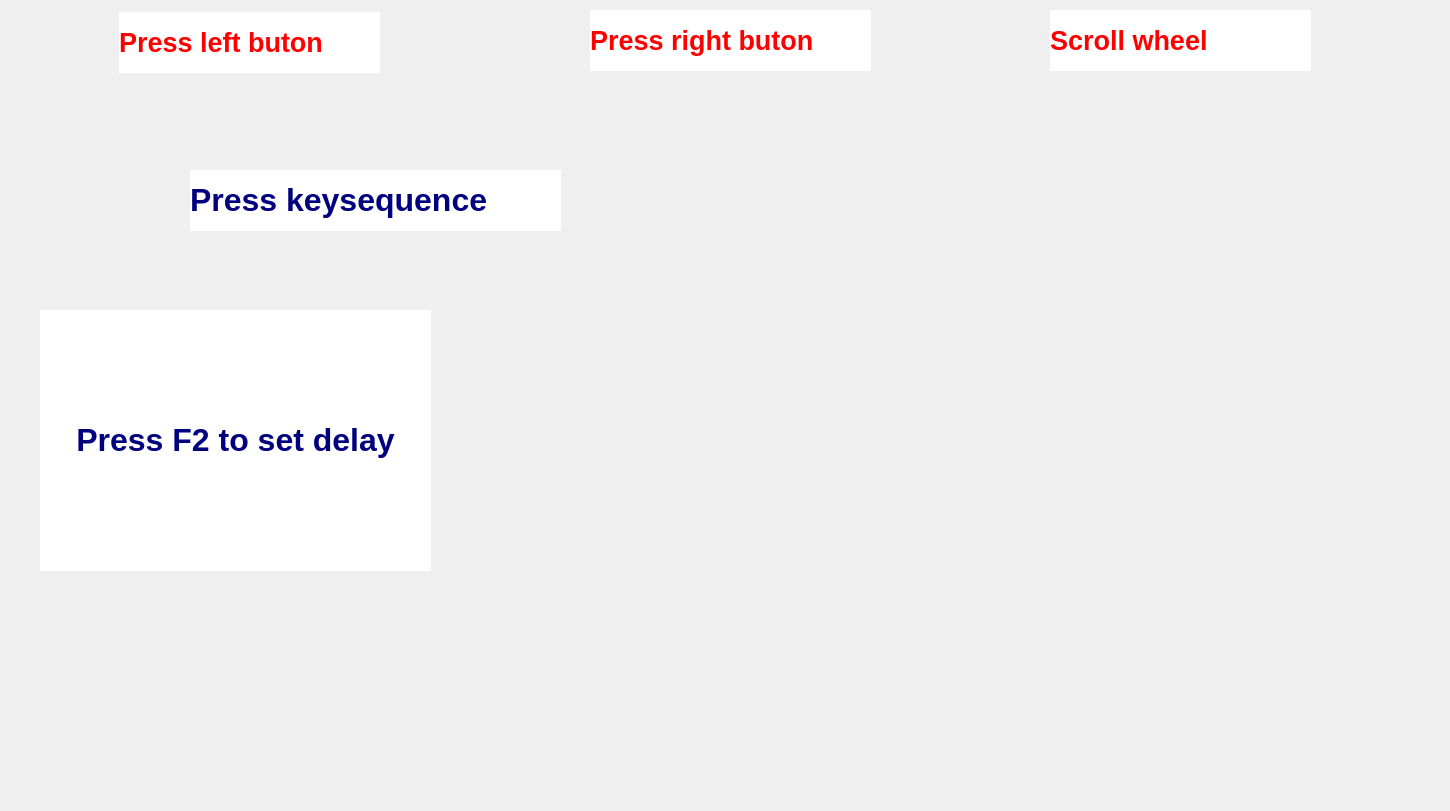
<?xml version="1.0" encoding="UTF-8"?>
<ui version="4.0">
 <class>MouseDialog</class>
 <widget class="QDialog" name="MouseDialog">
  <property name="geometry">
   <rect>
    <x>0</x>
    <y>0</y>
    <width>1450</width>
    <height>811</height>
   </rect>
  </property>
  <property name="windowTitle">
   <string>Dialog</string>
  </property>
  <property name="windowOpacity">
   <double>0.300000000000000</double>
  </property>
  <widget class="QLabel" name="keySequenceLabel">
   <property name="geometry">
    <rect>
     <x>190</x>
     <y>170</y>
     <width>371</width>
     <height>61</height>
    </rect>
   </property>
   <property name="styleSheet">
    <string notr="true">background-color: rgb(255, 255, 255);</string>
   </property>
   <property name="text">
    <string>&lt;html&gt;&lt;head/&gt;&lt;body&gt;&lt;p&gt;&lt;span style=&quot; font-size:24pt; font-weight:700; color:#00007f;&quot;&gt;Press keysequence&lt;/span&gt;&lt;/p&gt;&lt;/body&gt;&lt;/html&gt;</string>
   </property>
  </widget>
  <widget class="QLabel" name="label_8">
   <property name="geometry">
    <rect>
     <x>40</x>
     <y>160</y>
     <width>131</width>
     <height>91</height>
    </rect>
   </property>
   <property name="text">
    <string/>
   </property>
   <property name="pixmap">
    <pixmap resource="../res.qrc">:/images/keyboard_icon.png</pixmap>
   </property>
   <property name="scaledContents">
    <bool>true</bool>
   </property>
  </widget>
  <widget class="QLabel" name="label_4">
   <property name="geometry">
    <rect>
     <x>590</x>
     <y>10</y>
     <width>281</width>
     <height>61</height>
    </rect>
   </property>
   <property name="styleSheet">
    <string notr="true">background-color: rgb(255, 255, 255);</string>
   </property>
   <property name="text">
    <string>&lt;html&gt;&lt;head/&gt;&lt;body&gt;&lt;p&gt;&lt;span style=&quot; font-size:20pt; font-weight:700; color:#ff0000;&quot;&gt;Press right buton&lt;/span&gt;&lt;/p&gt;&lt;/body&gt;&lt;/html&gt;</string>
   </property>
  </widget>
  <widget class="QLabel" name="label_6">
   <property name="geometry">
    <rect>
     <x>1050</x>
     <y>10</y>
     <width>261</width>
     <height>61</height>
    </rect>
   </property>
   <property name="styleSheet">
    <string notr="true">background-color: rgb(255, 255, 255);</string>
   </property>
   <property name="text">
    <string>&lt;html&gt;&lt;head/&gt;&lt;body&gt;&lt;p&gt;&lt;span style=&quot; font-size:20pt; font-weight:700; color:#ff0000;&quot;&gt;Scroll wheel &lt;/span&gt;&lt;/p&gt;&lt;/body&gt;&lt;/html&gt;</string>
   </property>
  </widget>
  <widget class="QLabel" name="label">
   <property name="geometry">
    <rect>
     <x>12</x>
     <y>12</y>
     <width>100</width>
     <height>100</height>
    </rect>
   </property>
   <property name="maximumSize">
    <size>
     <width>100</width>
     <height>100</height>
    </size>
   </property>
   <property name="text">
    <string/>
   </property>
   <property name="pixmap">
    <pixmap resource="../res.qrc">:/images/mouse_left_click.png</pixmap>
   </property>
   <property name="scaledContents">
    <bool>true</bool>
   </property>
  </widget>
  <widget class="QLabel" name="label_2">
   <property name="geometry">
    <rect>
     <x>119</x>
     <y>12</y>
     <width>261</width>
     <height>61</height>
    </rect>
   </property>
   <property name="styleSheet">
    <string notr="true">background-color: rgb(255, 255, 255);</string>
   </property>
   <property name="text">
    <string>&lt;html&gt;&lt;head/&gt;&lt;body&gt;&lt;p&gt;&lt;span style=&quot; font-size:20pt; font-weight:700; color:#ff0000;&quot;&gt;Press left buton&lt;/span&gt;&lt;/p&gt;&lt;/body&gt;&lt;/html&gt;</string>
   </property>
  </widget>
  <widget class="QLabel" name="label_3">
   <property name="geometry">
    <rect>
     <x>454</x>
     <y>20</y>
     <width>100</width>
     <height>100</height>
    </rect>
   </property>
   <property name="maximumSize">
    <size>
     <width>100</width>
     <height>100</height>
    </size>
   </property>
   <property name="text">
    <string/>
   </property>
   <property name="pixmap">
    <pixmap resource="../res.qrc">:/images/mouse_right_click.png</pixmap>
   </property>
   <property name="scaledContents">
    <bool>true</bool>
   </property>
  </widget>
  <widget class="QLabel" name="label_5">
   <property name="geometry">
    <rect>
     <x>903</x>
     <y>20</y>
     <width>100</width>
     <height>100</height>
    </rect>
   </property>
   <property name="maximumSize">
    <size>
     <width>100</width>
     <height>100</height>
    </size>
   </property>
   <property name="text">
    <string/>
   </property>
   <property name="pixmap">
    <pixmap resource="../res.qrc">:/images/mouse_scroll.png</pixmap>
   </property>
   <property name="scaledContents">
    <bool>true</bool>
   </property>
  </widget>
  <widget class="DelayWidget" name="delayWidget" native="true">
   <property name="geometry">
    <rect>
     <x>290</x>
     <y>360</y>
     <width>641</width>
     <height>411</height>
    </rect>
   </property>
  </widget>
  <widget class="QLabel" name="keySequenceLabel_2">
   <property name="geometry">
    <rect>
     <x>40</x>
     <y>310</y>
     <width>391</width>
     <height>261</height>
    </rect>
   </property>
   <property name="styleSheet">
    <string notr="true">background-color: rgb(255, 255, 255);</string>
   </property>
   <property name="text">
    <string>&lt;html&gt;&lt;head/&gt;&lt;body&gt;&lt;p&gt;&lt;span style=&quot; font-size:24pt; font-weight:700; color:#00007f;&quot;&gt;Press F2 to set delay&lt;/span&gt;&lt;/p&gt;&lt;/body&gt;&lt;/html&gt;</string>
   </property>
   <property name="alignment">
    <set>Qt::AlignCenter</set>
   </property>
   <property name="wordWrap">
    <bool>true</bool>
   </property>
  </widget>
 </widget>
 <customwidgets>
  <customwidget>
   <class>DelayWidget</class>
   <extends>QWidget</extends>
   <header>widgets/delaywidget.h</header>
   <container>1</container>
  </customwidget>
 </customwidgets>
 <resources>
  <include location="../res.qrc"/>
 </resources>
 <connections/>
</ui>
